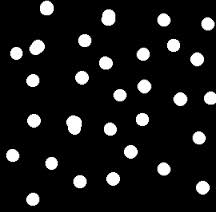
%> input picture morphology/TD3/images/circles.jpg, 216 x 212 px, given in place of circles.png, which was not available
$ octave MM_TD6_VE.m   (GNU Octave 9; MATLAB toolbox functions it lacks are replaced by stand-ins)
%> lines starting %> are read from the running program, lines starting %| are printed output that depends on the picture; in (x1, y1, x2, y2) boxes, pixels count from 0 and x2, y2 are one past the last pixel; in counts of white or black regions, pixels touching at a corner belong together; the program's own positions count from 1; pictures that were not available may be replaced by others from this repository, and a replacement may not be noted
%% Mathematical Morphology - Watershed segmentation
% Assignment 6

% Nom :
% Pr閚om :

% In this assignment, you will learn about the watershed transformation and
% its applications : separation of overlapping blobs and segmentation.
% You will use the Matlab function 'watershed' which can find the catchment
% basins and watershed lines for any grayscale image.


%% PART 1 - Distance transform and Watershed

% Combined with a distance transform, the watershed transformation can help
% separating touching objects. In this part, you will study the 2D
% example provided by Matlab. This example presents the task of separating two
% touching objects in a binary image. Second, you will apply the method to
% separate the touching circles in a binary image.

% Links :
% http://www.mathworks.fr/company/newsletters/articles/the-watershed-transform-strategies-for-image-segmentation.html
% http://cmm.ensmp.fr/~beucher/wtshed.html
% Matlab 2D example (watershed function)


% 1.1. Segmentation of connected circles
% The studied image is a binary image of connected circles.

% 1.2.1. Open the image circles.png.
clear all;
close all;

IBW=imread('circles.png');
%> IBW is the input picture: size 212x216x3 uint8; min 0, max 255, mean 24.4
figure(1), imshow(IBW)

% 1.2.2. Segment (and disconnect) the circles using a distance transform
D =  bwdist(~IBW);
figure(2), imshow(D, [ ]);title('image using a distance transform');

D_complement = -D;
figure(3), imshow(D_complement, [ ]);title('image complement of D');

D_min = imhmin(D_complement, 2);
figure(4), imshow(D_min, [ ]);title('after imhmin');
L = watershed(D_min);
%> L: size 212x648 uint8; 243 distinct labels, from 0 to 242
figure(5), imshow(L,[ ]), title("watershed after imhmin");


rgb = label2rgb(L);
figure(6), imshow(rgb), title('Watershed avec les bassins versants');

IBW_new = IBW;
IBW_new(L==0) = 0;
%> IBW_new: size 212x216x3 uint8; 0.03% of pixels changed, all inside (x1, y1, x2, y2) = (25, 28, 190, 52)
figure(7), imshow(IBW_new), title("show lines");
% 1.2.3. In this approach, what is the main parameter ? Modify it to
% observe its influence.


D = bwdist(~IBW,'cityblock');
figure(14), imshow(D, [ ]);title('cityblock');
D = -D;
D=imhmin(D,2);
L = watershed(D);
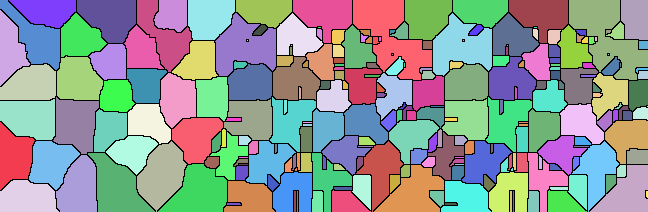
%> L: size 212x648 uint8; 243 distinct labels, from 0 to 242; one colour per label, 0 black
IBWW=IBW;
IBWW(L==0)=0;
%> IBWW: size 212x216x3 uint8; 0.03% of pixels changed, all inside (x1, y1, x2, y2) = (25, 29, 190, 52)
figure(8), imshow(IBWW)
title('Watershed transform with cityblock distance')

D = bwdist(~IBW,'chessboard');
D = -D;
D=imhmin(D,2);
L = watershed(D);
%> L: size 212x648 uint8; 243 distinct labels, from 0 to 242
IBWW=IBW;
IBWW(L==0)=0;
%> IBWW: size 212x216x3 uint8; 0.03% of pixels changed, all inside (x1, y1, x2, y2) = (25, 28, 190, 58)
figure(9), imshow(IBWW)
title('Watershed transform with chessboard distance')

D = bwdist(~IBW,'quasi-euclidean');
D = -D;
D=imhmin(D,2);
L = watershed(D);
%> L: size 212x648 uint8; 243 distinct labels, from 0 to 242
IBWW=IBW;
IBWW(L==0)=0;
figure(10), imshow(IBWW)
title('Watershed transform with quasi-euclidean distance')


% Answer :


% Observations :

%
%% PART 2 - Minima imposition
% You can emphasize specific minima (dark objects) in an image using the imimposemin function.
% The imimposemin function uses morphological reconstruction to eliminate all minima
% from the image except the minima you specify.
%
% To illustrate the process of imposing a minimum, this code creates a simple image
% containing two primary regional minima and several other regional minima.
clear all;
close all;


mask = uint8(10*ones(10,10));
mask(6:8,6:8) = 2;
mask(2:4,2:4) = 7;
mask(3,3) = 3;
mask(2,9) = 9;
mask(3,8) = 9;
mask(9,2) = 9;
mask(8,3) = 9


figure(1),imagesc(mask),colormap('gray');
% 2.1. Creating a Marker Image

% To obtain an image that emphasizes the two deepest minima and removes all others,
% create a marker image that pinpoints the two minima of interest. You can create
% the marker image by explicitly setting certain pixels to specific values or by
% using other morphological functions to extract the features you want to emphasize
% in the mask image (ultimate erosion, minr, maxr, ..).

% -> Propose a method to extract the two deepest minima

marker = imextendedmin(mask,2)
figure(2),imagesc(marker),colormap('gray');


% 2.1.2. Applying the Marker Image to the Mask

% a) Now use imimposemin to create new minima in the mask image at the points
% specified by the marker image. Note how imimposemin sets the values of
% pixels specified by the marker image to the lowest value supported by the
% datatype (0 for uint8 values).

I = imimposemin(mask, marker);
figure(2),imagesc(I),colormap('gray');


% b) Comment the result


% Remark : you can modify the test image values to understand the method.

%% PART 3 - Marker-controlled Watershed


 % If the imaging conditions are not optimal or the image is cluttered,
 % thresholding does not produce acceptable segmentation.

 %% 3.1.Segmentation of vertical stripes

 %3.1.1. Open the image 'fabricTexture.jpg' and threshold it.
 clear all
 close all
I=imread('fabricTexture.jpg');
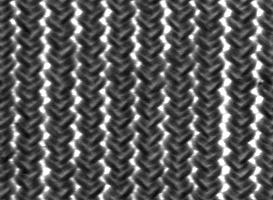
%> input picture morphology/TD6/fabricTexture.jpg, 273 x 200 px
%> I is the input picture: size 200x273x3 uint8; min 0, max 255, mean 90.4
I=rgb2gray(I);
%> I: size 200x273 uint8
figure(1), imshow(I), title('Image originale')
I2=I;
level = graythresh(I);
%> level = 0.525
IBW = im2bw(I,level);
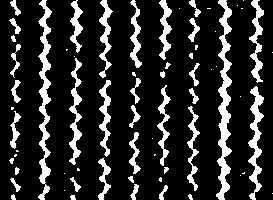
%> IBW: size 200x273 logical; 17.1% white; 66 white regions (26 under 20 px), largest, box (x1, y1, x2, y2) and area: (216, 0, 232, 200) 1473, (38, 0, 52, 200) 1217, (248, 86, 264, 200) 761
figure(2), imshow(IBW), title('image seuill閑')


%  Comment the result :


% 3.1.2. Apply a marker-controlled Watershed segmentation to detect
% white vertical stripes.The goal is to obtain a result image similar to the
% given fabricTextureSeg.jpg

  Ires=imread('fabricTextureSeg.jpg');
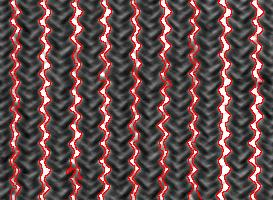
%> input picture morphology/TD6/fabricTextureSeg.jpg, 273 x 200 px
%> Ires is the input picture: size 200x273x3 uint8; mean R, G, B 98.8, 74.8, 74.7
  figure(3),imagesc(Ires), colormap(gray)


% Hint : read the Matlab demo : Image Processing-> Image
% Segmentation -> Marker-controlled watershed segmentation.

  % 3.1.2.1. Definition of internal markers
se = strel('rectangle', [40, 10]);
I_dil = imdilate(I2, se);
figure(4),imshow(I_dil),title('Dilatation par un rectangle vertical');

  % 3.1.2.2. Definition of external markers

  % 3.1.2.3. Watersehd segmentation

%% 3.2. Segmentation of the beef image

 %3.2.1. Open the image 'boeuf.jpg'.
 clear all
 close all
I=imread('boeuf.jpg');
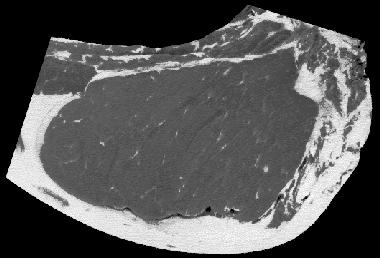
%> input picture morphology/TD6/boeuf.jpg, 380 x 258 px
%> I is the input picture: size 258x380x3 uint8; min 0, max 255, mean 85.3
I2=I;
level = graythresh(I);
%> level = 0.514
IBW = im2bw(I,level);
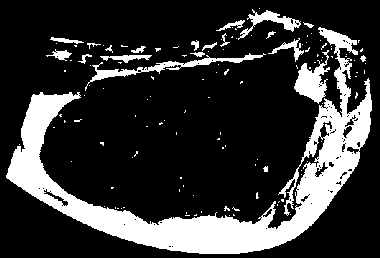
%> IBW: size 258x380 logical; 20.8% white; 128 white regions (107 under 20 px), largest, box (x1, y1, x2, y2) and area: (6, 27, 372, 254) 16462, (85, 53, 266, 91) 943, (294, 50, 330, 104) 888
figure, imshow(IBW), title('image seuill閑')


% 3.2.2. Apply a marker-controlled Watershed segmentation to detect
% white vertical stripes.The goal is to obtain a result image similar to the
% given fabricTextureSeg.jpg

  Ires=imread('boeufSeg.jpg');
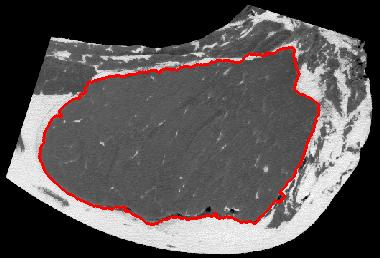
%> input picture morphology/TD6/boeufSeg.jpg, 380 x 258 px
%> Ires is the input picture: size 258x380x3 uint8; mean R, G, B 87.7, 82.2, 82.1
  figure,imagesc(Ires), colormap(gray)


  % 3.2.2.1. Definition of internal markers


  % 3.2.2.2. Definition of external markers


  % 3.2.2.3. Watersehd segmentation
